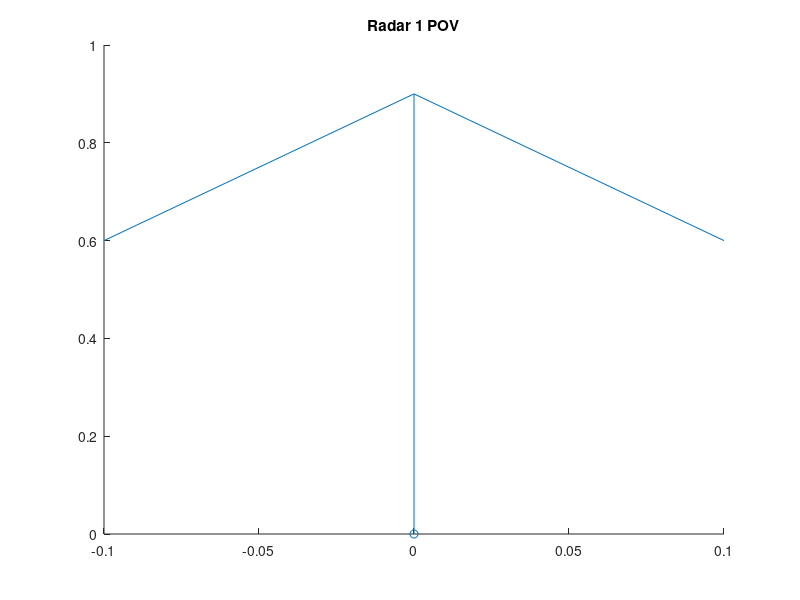

The MATLAB script that drew this image: (Note: this script raises an error after producing the figure.)

% Generate figures
figure(1);
hold on;
title('Radar 1 POV');
scatter(0,0,'DisplayName','R1 Location');
quiver(0,0,0,1,'DisplayName','R1 View');
[observations_x, observations_y] = r1.getObservationPositions();
scatter(observations_x,observations_y,'DisplayName','R1 Observations');
[neighbor_x,neighbor_y] = pol2cart(r1.neighbors(1).position_angle,r1.neighbors(1).position_distance);
scatter(neighbor_x,neighbor_y,'DisplayName','Neighbor Location');
[view_x,view_y] = pol2cart(r1.neighbors(1).view_angle,1);
disp(neighbor_x);
disp(neighbor_y);
disp(view_x);
disp(view_y);
quiver(neighbor_x,neighbor_y,view_x,view_y,'DisplayName','Neighbor View');
[observations_x, observations_y] = r1.getNeighborObservationPositions();
scatter(observations_x,observations_y,'DisplayName','Neighbor Observations');
legend();
xlabel('x');
ylabel('y');
xlim([-20 20]);
ylim([-20 20]);
hold off;


figure(2);
hold on;
title('Radar 2 POV');
scatter(0,0,'DisplayName','R2 Location');
quiver(0,0,0,1,'DisplayName','R2 View');
[observations_x, observations_y] = r2.getObservationPositions();
scatter(observations_x,observations_y,'DisplayName','R2 Observations');
[neighbor_x,neighbor_y] = pol2cart(r2.neighbors(1).position_angle,r2.neighbors(1).position_distance);
scatter(neighbor_x,neighbor_y,'DisplayName','Neighbor Location');
[view_x,view_y] = pol2cart(r2.neighbors(1).view_angle,1);
quiver(neighbor_x,neighbor_y,view_x,view_y,'DisplayName','Neighbor View');
[observations_x, observations_y] = r2.getNeighborObservationPositions();
scatter(observations_x,observations_y,'DisplayName','Neighbor Observations');
legend();
xlabel('x');
ylabel('y');
xlim([-20 20]);
ylim([-20 20]);
hold off;
